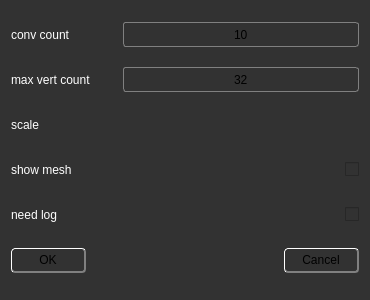
<?xml version="1.0" encoding="UTF-8"?>
<ui version="4.0">
 <class>ConvDecoDialog</class>
 <widget class="QDialog" name="ConvDecoDialog">
  <property name="geometry">
   <rect>
    <x>0</x>
    <y>0</y>
    <width>370</width>
    <height>300</height>
   </rect>
  </property>
  <property name="sizePolicy">
   <sizepolicy hsizetype="Fixed" vsizetype="Fixed">
    <horstretch>0</horstretch>
    <verstretch>0</verstretch>
   </sizepolicy>
  </property>
  <property name="minimumSize">
   <size>
    <width>0</width>
    <height>300</height>
   </size>
  </property>
  <property name="maximumSize">
   <size>
    <width>370</width>
    <height>300</height>
   </size>
  </property>
  <property name="windowTitle">
   <string>Dialog</string>
  </property>
  <property name="styleSheet">
   <string notr="true">background-color: rgb(50, 50, 50);
border-color: rgb(155, 170, 0);</string>
  </property>
  <layout class="QVBoxLayout" name="verticalLayout">
   <item>
    <layout class="QHBoxLayout" name="horizontalLayout">
     <property name="spacing">
      <number>12</number>
     </property>
     <item>
      <widget class="QLabel" name="conv_count_label">
       <property name="sizePolicy">
        <sizepolicy hsizetype="Fixed" vsizetype="Fixed">
         <horstretch>0</horstretch>
         <verstretch>0</verstretch>
        </sizepolicy>
       </property>
       <property name="minimumSize">
        <size>
         <width>100</width>
         <height>30</height>
        </size>
       </property>
       <property name="styleSheet">
        <string notr="true">QLabel{
	color:white;
	font: 12pt &quot;Sitka&quot;;
}
</string>
       </property>
       <property name="text">
        <string>conv count</string>
       </property>
      </widget>
     </item>
     <item>
      <widget class="QLineEdit" name="conv_count">
       <property name="sizePolicy">
        <sizepolicy hsizetype="Expanding" vsizetype="Fixed">
         <horstretch>0</horstretch>
         <verstretch>0</verstretch>
        </sizepolicy>
       </property>
       <property name="minimumSize">
        <size>
         <width>50</width>
         <height>25</height>
        </size>
       </property>
       <property name="styleSheet">
        <string notr="true">QLineEdit{
    font:  9pt &quot;Cascadia Code&quot;;
    color: black;
    background: qlineargradient(x1: 0, y1: 0, x2: 0, y2: 1,
                                     stop: 0 #F1F1F1, stop: 0.4 #EEEEEE,
                                     stop: 0.5 #E8E8E8, stop: 1.0 #E3E3E3);
    border: 1px solid gray;
    border-radius: 3px;
}

QLineEdit::PlaceHolder{
	color: grey;
}</string>
       </property>
       <property name="text">
        <string>10</string>
       </property>
       <property name="alignment">
        <set>Qt::AlignCenter</set>
       </property>
      </widget>
     </item>
    </layout>
   </item>
   <item>
    <layout class="QHBoxLayout" name="horizontalLayout_2">
     <property name="spacing">
      <number>12</number>
     </property>
     <item>
      <widget class="QLabel" name="max_vert_label">
       <property name="sizePolicy">
        <sizepolicy hsizetype="Fixed" vsizetype="Fixed">
         <horstretch>0</horstretch>
         <verstretch>0</verstretch>
        </sizepolicy>
       </property>
       <property name="minimumSize">
        <size>
         <width>100</width>
         <height>30</height>
        </size>
       </property>
       <property name="styleSheet">
        <string notr="true">QLabel{
	color:white;
	font: 12pt &quot;Sitka&quot;;
}
</string>
       </property>
       <property name="text">
        <string>max vert count</string>
       </property>
      </widget>
     </item>
     <item>
      <widget class="QLineEdit" name="max_vert">
       <property name="minimumSize">
        <size>
         <width>50</width>
         <height>25</height>
        </size>
       </property>
       <property name="styleSheet">
        <string notr="true">QLineEdit{
    font:  9pt &quot;Cascadia Code&quot;;
    color: black;
    background: qlineargradient(x1: 0, y1: 0, x2: 0, y2: 1,
                                     stop: 0 #F1F1F1, stop: 0.4 #EEEEEE,
                                     stop: 0.5 #E8E8E8, stop: 1.0 #E3E3E3);
    border: 1px solid gray;
    border-radius: 3px;
}

QLineEdit::PlaceHolder{
	color: grey;
}</string>
       </property>
       <property name="text">
        <string>32</string>
       </property>
       <property name="alignment">
        <set>Qt::AlignCenter</set>
       </property>
      </widget>
     </item>
    </layout>
   </item>
   <item>
    <layout class="QHBoxLayout" name="horizontalLayout_3">
     <item>
      <widget class="QLabel" name="scale_label">
       <property name="sizePolicy">
        <sizepolicy hsizetype="Fixed" vsizetype="Fixed">
         <horstretch>0</horstretch>
         <verstretch>0</verstretch>
        </sizepolicy>
       </property>
       <property name="minimumSize">
        <size>
         <width>100</width>
         <height>30</height>
        </size>
       </property>
       <property name="styleSheet">
        <string notr="true">QLabel{
	color:white;
	font: 12pt &quot;Sitka&quot;;
}
</string>
       </property>
       <property name="text">
        <string>scale</string>
       </property>
      </widget>
     </item>
     <item>
      <widget class="Vector3Edit" name="scale">
       <property name="sizePolicy">
        <sizepolicy hsizetype="Preferred" vsizetype="Fixed">
         <horstretch>0</horstretch>
         <verstretch>0</verstretch>
        </sizepolicy>
       </property>
      </widget>
     </item>
    </layout>
   </item>
   <item>
    <layout class="QHBoxLayout" name="horizontalLayout_4">
     <item>
      <widget class="QLabel" name="label_4">
       <property name="sizePolicy">
        <sizepolicy hsizetype="Fixed" vsizetype="Fixed">
         <horstretch>0</horstretch>
         <verstretch>0</verstretch>
        </sizepolicy>
       </property>
       <property name="minimumSize">
        <size>
         <width>100</width>
         <height>30</height>
        </size>
       </property>
       <property name="styleSheet">
        <string notr="true">QLabel{
	color:white;
	font: 12pt &quot;Sitka&quot;;
}
</string>
       </property>
       <property name="text">
        <string>show mesh</string>
       </property>
      </widget>
     </item>
     <item>
      <widget class="QCheckBox" name="show_mesh">
       <property name="sizePolicy">
        <sizepolicy hsizetype="Minimum" vsizetype="Fixed">
         <horstretch>0</horstretch>
         <verstretch>0</verstretch>
        </sizepolicy>
       </property>
       <property name="minimumSize">
        <size>
         <width>0</width>
         <height>25</height>
        </size>
       </property>
       <property name="layoutDirection">
        <enum>Qt::RightToLeft</enum>
       </property>
       <property name="text">
        <string/>
       </property>
       <property name="tristate">
        <bool>false</bool>
       </property>
      </widget>
     </item>
    </layout>
   </item>
   <item>
    <layout class="QHBoxLayout" name="horizontalLayout_5">
     <item>
      <widget class="QLabel" name="need_log_label">
       <property name="sizePolicy">
        <sizepolicy hsizetype="Fixed" vsizetype="Fixed">
         <horstretch>0</horstretch>
         <verstretch>0</verstretch>
        </sizepolicy>
       </property>
       <property name="minimumSize">
        <size>
         <width>100</width>
         <height>30</height>
        </size>
       </property>
       <property name="styleSheet">
        <string notr="true">QLabel{
	color:white;
	font: 12pt &quot;Sitka&quot;;
}
</string>
       </property>
       <property name="text">
        <string>need log</string>
       </property>
      </widget>
     </item>
     <item>
      <widget class="QCheckBox" name="need_log">
       <property name="sizePolicy">
        <sizepolicy hsizetype="Minimum" vsizetype="Fixed">
         <horstretch>0</horstretch>
         <verstretch>0</verstretch>
        </sizepolicy>
       </property>
       <property name="minimumSize">
        <size>
         <width>0</width>
         <height>25</height>
        </size>
       </property>
       <property name="layoutDirection">
        <enum>Qt::RightToLeft</enum>
       </property>
       <property name="text">
        <string/>
       </property>
       <property name="tristate">
        <bool>false</bool>
       </property>
      </widget>
     </item>
    </layout>
   </item>
   <item>
    <layout class="QHBoxLayout" name="_2">
     <property name="spacing">
      <number>6</number>
     </property>
     <property name="margin" stdset="0">
      <number>0</number>
     </property>
     <item>
      <widget class="QPushButton" name="ok_button">
       <property name="minimumSize">
        <size>
         <width>75</width>
         <height>25</height>
        </size>
       </property>
       <property name="styleSheet">
        <string notr="true">QPushButton{
border: 1px solid white;
border-radius:4px;
border-bottom: 2px solid gray;
border-right: 2px solid gray;
background-color: 
qlineargradient(spread:pad, x1:0, y1:0, x2:0, y2:1, 
			stop:0     rgba(100, 100, 100, 255),
			stop:0.35 rgba(20, 20, 20, 255), 
			stop:0.65 rgba(25, 25, 25, 255),
			stop:1 	  rgba(35, 35, 65, 255));
color: 
qlineargradient(spread:pad, x1:0, y1:0, x2:1, y2:1,
 stop:0 rgba(175, 175, 200, 255), 
 stop:1 rgba(220, 220, 255, 255));
}
QPushButton::hover{
background-color: 
qlineargradient(spread:pad, x1:0, y1:0, x2:0, y2:1, 
			stop:0     rgba(120, 120, 120, 255),
			stop:0.35 rgba(40, 40, 40, 255), 
			stop:0.65 rgba(45, 45, 45, 255),
			stop:1 	  rgba(55, 55, 85, 255));
color: 
qlineargradient(spread:pad, x1:0, y1:0, x2:1, y2:1,
 stop:0 rgba(200, 200, 240, 255), 
 stop:1 rgba(235, 245, 255, 255));
border: 1px solid rgb(200, 245, 255);
border-radius:4px;
border-bottom: 1px solid rgb(175, 220, 230);
border-right: 1px solid rgb(175, 220, 230);
}
</string>
       </property>
       <property name="text">
        <string>OK</string>
       </property>
      </widget>
     </item>
     <item>
      <spacer>
       <property name="orientation">
        <enum>Qt::Horizontal</enum>
       </property>
       <property name="sizeHint" stdset="0">
        <size>
         <width>50</width>
         <height>31</height>
        </size>
       </property>
      </spacer>
     </item>
     <item>
      <widget class="QPushButton" name="cancel_button">
       <property name="minimumSize">
        <size>
         <width>75</width>
         <height>25</height>
        </size>
       </property>
       <property name="styleSheet">
        <string notr="true">QPushButton{
border: 1px solid white;
border-radius:4px;
border-bottom: 2px solid gray;
border-right: 2px solid gray;
background-color: 
qlineargradient(spread:pad, x1:0, y1:0, x2:0, y2:1, 
			stop:0     rgba(100, 100, 100, 255),
			stop:0.35 rgba(20, 20, 20, 255), 
			stop:0.65 rgba(25, 25, 25, 255),
			stop:1 	  rgba(35, 35, 65, 255));
color: 
qlineargradient(spread:pad, x1:0, y1:0, x2:1, y2:1,
 stop:0 rgba(175, 175, 200, 255), 
 stop:1 rgba(220, 220, 255, 255));
}
QPushButton::hover{
background-color: 
qlineargradient(spread:pad, x1:0, y1:0, x2:0, y2:1, 
			stop:0     rgba(120, 120, 120, 255),
			stop:0.35 rgba(40, 40, 40, 255), 
			stop:0.65 rgba(45, 45, 45, 255),
			stop:1 	  rgba(55, 55, 85, 255));
color: 
qlineargradient(spread:pad, x1:0, y1:0, x2:1, y2:1,
 stop:0 rgba(200, 200, 240, 255), 
 stop:1 rgba(235, 245, 255, 255));
border: 1px solid rgb(200, 245, 255);
border-radius:4px;
border-bottom: 1px solid rgb(175, 220, 230);
border-right: 1px solid rgb(175, 220, 230);
}
</string>
       </property>
       <property name="text">
        <string>Cancel</string>
       </property>
      </widget>
     </item>
    </layout>
   </item>
  </layout>
 </widget>
 <customwidgets>
  <customwidget>
   <class>Vector3Edit</class>
   <extends>QWidget</extends>
   <header>custom/vector3_edit.h</header>
  </customwidget>
 </customwidgets>
 <resources/>
 <connections>
  <connection>
   <sender>ok_button</sender>
   <signal>clicked()</signal>
   <receiver>ConvDecoDialog</receiver>
   <slot>accept()</slot>
   <hints>
    <hint type="sourcelabel">
     <x>278</x>
     <y>253</y>
    </hint>
    <hint type="destinationlabel">
     <x>96</x>
     <y>254</y>
    </hint>
   </hints>
  </connection>
  <connection>
   <sender>cancel_button</sender>
   <signal>clicked()</signal>
   <receiver>ConvDecoDialog</receiver>
   <slot>reject()</slot>
   <hints>
    <hint type="sourcelabel">
     <x>369</x>
     <y>253</y>
    </hint>
    <hint type="destinationlabel">
     <x>179</x>
     <y>282</y>
    </hint>
   </hints>
  </connection>
 </connections>
</ui>
